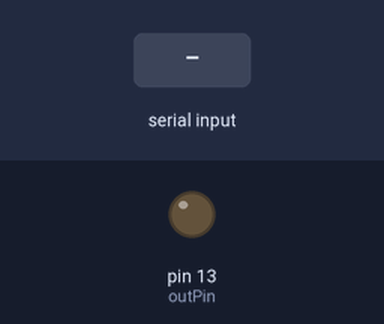
Bench run of a sketch on a simulated Arduino Uno, built with avr-gcc and run on an emulated ATmega328P. On the bench: output pins drawn as LEDs (lit = HIGH). The test bench sets the inputs (shaded band).

Above: at 1.2 s.
1.3 s: byte 1 (0x01) received over Serial
At 1.9 s:
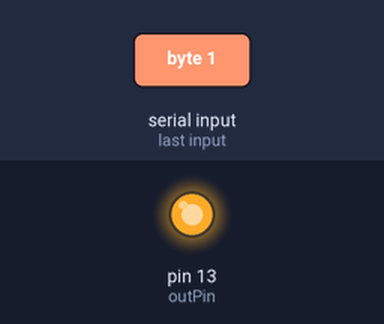
Timing chart, 0 to 4.3 s (numbered marks = the images above; inputs shaded):
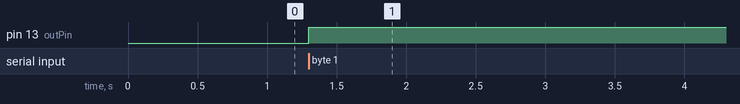

The sketch:

node-arduino-led.ino
```cpp
int outPin = 13;

void setup()
{
  pinMode(outPin, OUTPUT);
  Serial.begin(9600);
}

void loop()
{
  if(Serial.available() > 0){
    int incomingByte = Serial.read();
    if(incomingByte == 0x01){
      digitalWrite(outPin, HIGH);
    } else if(incomingByte == 0x00){
      digitalWrite(outPin, LOW);
    }
  }
}
```

Measured:
- after the input at 1.3 s, pin 13 (outPin): LOW → HIGH at once
